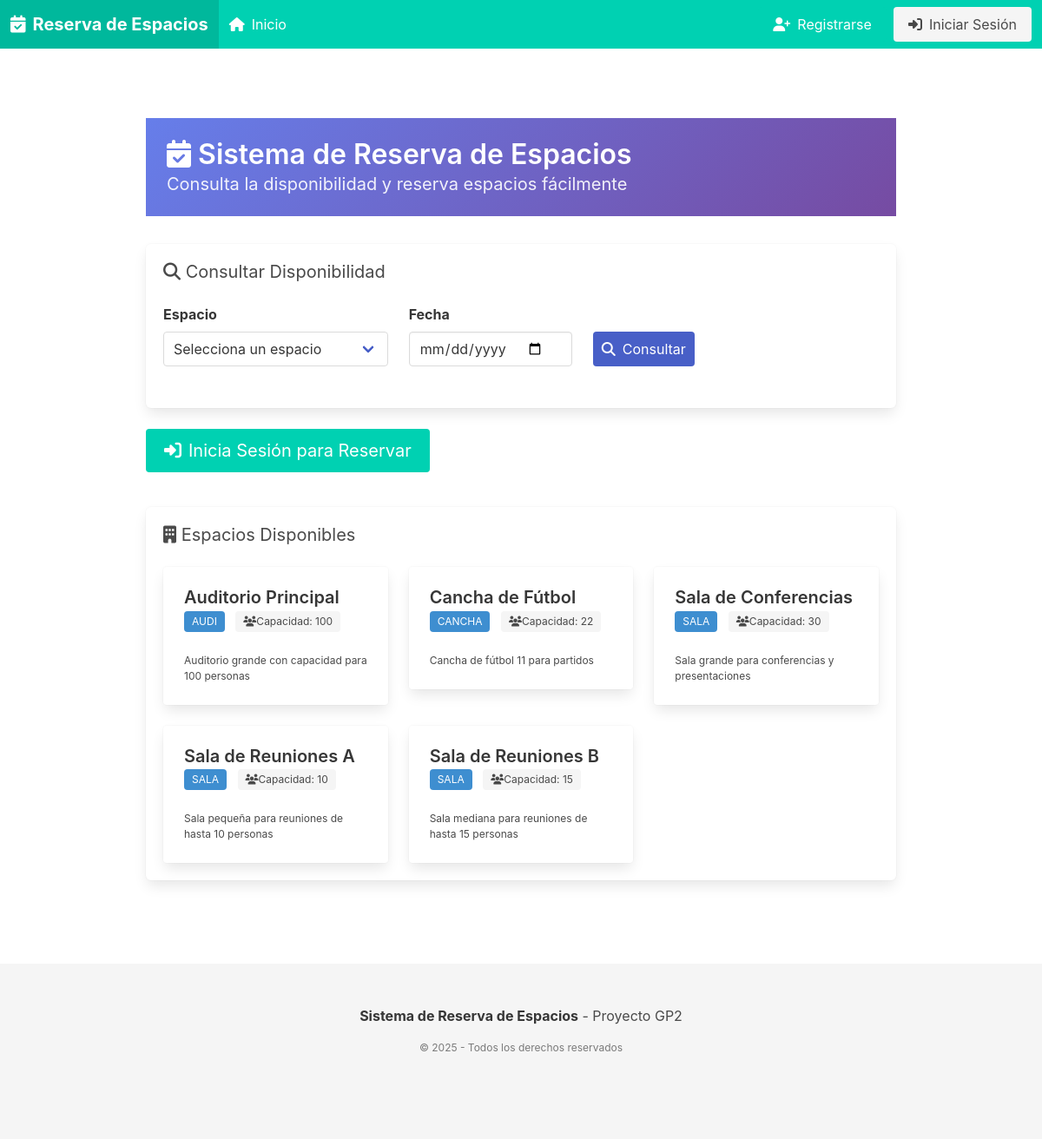
The page / on the database its author committed.
### tables this page shows
CREATE TABLE IF NOT EXISTS espacios (
    id INT AUTO_INCREMENT PRIMARY KEY,
    nombre VARCHAR(100) NOT NULL UNIQUE,
    tipo ENUM('SALA', 'AUDI', 'CANCHA', 'OTRO') NOT NULL DEFAULT 'SALA',
    capacidad INT UNSIGNED NOT NULL DEFAULT 1,
    descripcion TEXT,
    activo TINYINT(1) DEFAULT 1,
    fecha_creacion DATETIME DEFAULT CURRENT_TIMESTAMP,
    INDEX idx_tipo (tipo),
    INDEX idx_activo (activo)
);

### config.php (called while the page is built, shortened)
<?php
function getDB() {
    static $pdo = null;
    if ($pdo === null) {
        try {
            $dsn = "mysql:host=" . DB_HOST . ";dbname=" . DB_NAME . ";charset=" . DB_CHARSET;
            $options = [
                PDO::ATTR_ERRMODE => PDO::ERRMODE_EXCEPTION,
                PDO::ATTR_DEFAULT_FETCH_MODE => PDO::FETCH_ASSOC,
                PDO::ATTR_EMULATE_PREPARES => false,
            ];
            $pdo = new PDO($dsn, DB_USER, DB_PASS, $options);
        } catch (PDOException $e) {
            if (DEBUG) {
                die("Error de conexión: " . $e->getMessage());
            } else {
                die("Error de conexión a la base de datos. Por favor, contacta al administrador.");
            }
        }
    }
    return $pdo;
}
function isLoggedIn() {
    return isset($_SESSION['usuario_id']);
}
function getUsuario() {
    if (!isLoggedIn()) {
        return null;
    }
    $pdo = getDB();
    $stmt = $pdo->prepare("SELECT id, username, email, nombre, apellido, is_admin FROM usuarios WHERE id = ? AND is_active = 1");
    $stmt->execute([$_SESSION['usuario_id']]);
    return $stmt->fetch();
}
?>

### index.php (the view, shortened to what this page needs)
<?php
require_once 'header.php';
$pdo = getDB();
$espacios = $pdo->query("SELECT * FROM espacios WHERE activo = 1 ORDER BY nombre")->fetchAll();
?>
<section class="section">
    <div class="hero is-primary is-small" style="margin-bottom: 2rem;">
        <div class="hero-body">
            <h1 class="title">
                <i class="fas fa-calendar-check"></i>
                Sistema de Reserva de Espacios
            </h1>
            <p class="subtitle">
                Consulta la disponibilidad y reserva espacios fácilmente
            </p>
        </div>
    </div>
    <div class="box">
        <h2 class="subtitle">
            <i class="fas fa-search"></i>
            Consultar Disponibilidad
        </h2>
        <form id="disp-form" class="columns is-vcentered">
            <div class="column is-4">
                <label class="label">Espacio</label>
                <div class="select is-fullwidth">
                    <select id="espacio" required>
                        <option value="">Selecciona un espacio</option>
                    </select>
                </div>
            </div>
            <div class="column is-3">
                <label class="label">Fecha</label>
                <input id="fecha" class="input" type="date" required>
            </div>
            <div class="column is-2">
                <label class="label">&nbsp;</label>
                <button type="button" id="consultar" class="button is-link is-fullwidth">
                    <i class="fas fa-search"></i>
                    <span style="margin-left: 0.5rem;">Consultar</span>
                </button>
            </div>
        </form>
    </div>
    <div class="buttons">
        <?php if ($usuario): ?>
            <a class="button is-primary is-medium" href="nueva_reserva.php">
                <i class="fas fa-plus-circle"></i>
                <span style="margin-left: 0.5rem;">Crear Nueva Reserva</span>
            </a>
            <a class="button is-light is-medium" href="reservas.php">
                <i class="fas fa-list"></i>
                <span style="margin-left: 0.5rem;">Ver Mis Reservas</span>
            </a>
        <?php else: ?>
            <a class="button is-primary is-medium" href="login.php">
                <i class="fas fa-sign-in-alt"></i>
                <span style="margin-left: 0.5rem;">Inicia Sesión para Reservar</span>
            </a>
        <?php endif; ?>
    </div>
    <?php if (count($espacios) > 0): ?>
    <div class="box" style="margin-top: 2rem;">
        <h2 class="subtitle">
            <i class="fas fa-building"></i>
            Espacios Disponibles
        </h2>
        <div class="columns is-multiline">
            <?php foreach ($espacios as $espacio): ?>
            <div class="column is-4">
                <div class="card">
                    <div class="card-content">
                        <p class="title is-5"><?php echo htmlspecialchars($espacio['nombre']); ?></p>
                        <p class="subtitle is-6">
                            <span class="tag is-info"><?php echo htmlspecialchars($espacio['tipo']); ?></span>
                            <span class="tag is-light" style="margin-left: 0.5rem;">
                                <i class="fas fa-users"></i>
                                Capacidad: <?php echo $espacio['capacidad']; ?>
                            </span>
                        </p>
                        <?php if ($espacio['descripcion']): ?>
                            <p class="is-size-7"><?php echo htmlspecialchars($espacio['descripcion']); ?></p>
                        <?php endif; ?>
                    </div>
                </div>
            </div>
            <?php endforeach; ?>
        </div>
    </div>
    <?php endif; ?>
</section>
<?php require_once 'footer.php'; ?>

### header.php (shortened to what this page needs)
<?php
require_once 'config.php';
$usuario = getUsuario();
?>
<!DOCTYPE html>
<html lang="es">
<head>
    <link rel="stylesheet" href="https://cdn.jsdelivr.net/npm/bulma@0.9.4/css/bulma.min.css">
    <link rel="stylesheet" href="https://cdnjs.cloudflare.com/ajax/libs/font-awesome/6.4.0/css/all.min.css">
</head>
<body>
    <nav class="navbar is-primary" role="navigation" aria-label="main navigation">
        <div class="navbar-brand">
            <a class="navbar-item" href="index.php">
                <i class="fas fa-calendar-check"></i>
                <span style="margin-left: 0.5rem;">Reserva de Espacios</span>
            </a>
        </div>
        <div id="navbarBasicExample" class="navbar-menu">
            <div class="navbar-start">
                <a class="navbar-item" href="index.php">
                    <i class="fas fa-home"></i>
                    <span style="margin-left: 0.5rem;">Inicio</span>
                </a>
            </div>
            <div class="navbar-end">
                <div class="navbar-item">
                    <div class="buttons">
                        <?php if ($usuario): ?>
                            <span class="button is-light">
                                <i class="fas fa-user"></i>
                                <span style="margin-left: 0.5rem;"><?php echo htmlspecialchars($usuario['username']); ?></span>
                            </span>
                            <a class="button is-danger is-light" href="logout.php">
                                <i class="fas fa-sign-out-alt"></i>
                                <span style="margin-left: 0.5rem;">Salir</span>
                            </a>
                        <?php else: ?>
                            <a class="button is-primary" href="registro.php">
                                <i class="fas fa-user-plus"></i>
                                <span style="margin-left: 0.5rem;">Registrarse</span>
                            </a>
                            <a class="button is-light" href="login.php">
                                <i class="fas fa-sign-in-alt"></i>
                                <span style="margin-left: 0.5rem;">Iniciar Sesión</span>
                            </a>
                        <?php endif; ?>
                    </div>
                </div>
            </div>
        </div>
    </nav>
    <main>
        <div class="container" style="margin-top: 2rem; margin-bottom: 2rem;">

### footer.php (shortened to what this page needs)
        </div>
    </main>
    <footer class="footer has-background-light">
        <div class="content has-text-centered">
            <p>
                <strong><?php echo APP_NAME; ?></strong> - Proyecto GP2
            </p>
            <p class="is-size-7 has-text-grey">
                © 2025 - Todos los derechos reservados
            </p>
        </div>
    </footer>
</body>
</html>

### header.php (style rules this page uses)
.navbar-brand { font-weight: bold; font-size: 1.25rem; }
.hero { background: linear-gradient(135deg, #667eea 0%, #764ba2 100%); }
footer { margin-top: 3rem; padding: 2rem 0; }

### rows shown on the page
espacios: nombre "Auditorio Principal", tipo "AUDI", capacidad "100", descripcion "Auditorio grande con capacidad para 100 personas"
espacios: nombre "Cancha de Fútbol", tipo "CANCHA", capacidad "22", descripcion "Cancha de fútbol 11 para partidos"
espacios: nombre "Sala de Conferencias", tipo "SALA", capacidad "30", descripcion "Sala grande para conferencias y presentaciones"
espacios: nombre "Sala de Reuniones A", tipo "SALA", capacidad "10", descripcion "Sala pequeña para reuniones de hasta 10 personas"
espacios: nombre "Sala de Reuniones B", tipo "SALA", capacidad "15", descripcion "Sala mediana para reuniones de hasta 15 personas"

### other values the page prints
APP_NAME "Sistema de Reserva de Espacios"
